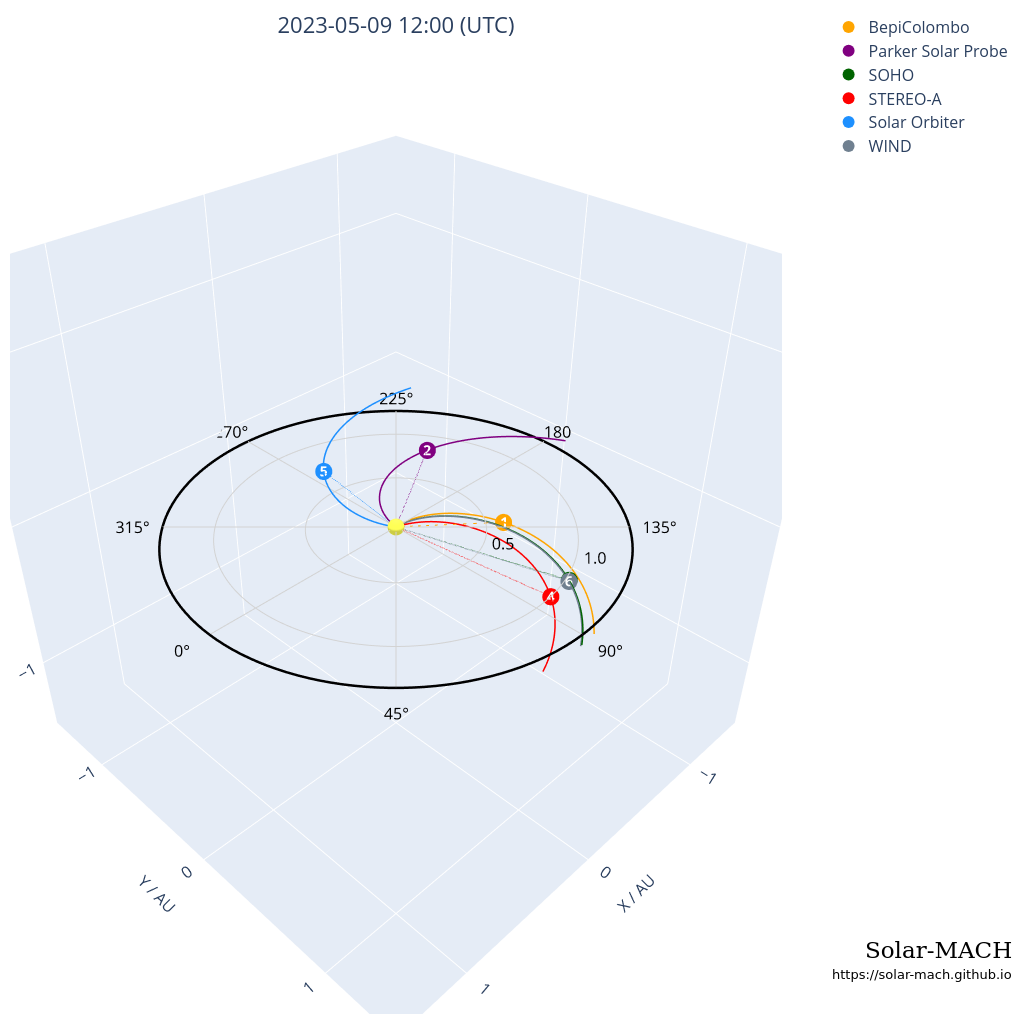

Notebook cell for this chart:
### Code cell
# create 3d plot
sm.plot_3d(plot_spirals=True,
           plot_sun_body_line=True,
           plot_vertical_line=False,
           markers='numbers',
           plot_equatorial_plane=True,
           plot_3d_grid=True,
           )

### Figure 1 — Plotly figure (JSON) as saved in the notebook; plotly's stock layout.template omitted (floating-point values rounded to 4 significant figures; data arrays with more than 128 entries replaced by an {"elided": "..."} marker saying what was removed)
{"data": [{"colorscale": [[0, "#ffff55"], [1, "#ffff55"]], "name": "Sun", "showscale": false, "type": "surface", "x": {"elided": "100x100 float values"}, "y": {"elided": "100x100 float values"}, "z": {"elided": "100x100 float values"}}, {"line": {"color": "orange", "width": 3}, "mode": "lines", "name": "BepiColombo magnetic field line", "showlegend": false, "type": "scatter3d", "x": {"elided": "1284 float values"}, "y": {"elided": "1284 float values"}, "z": {"elided": "1284 float values"}}, {"line": {"color": "orange", "dash": "dot"}, "mode": "lines", "name": "BepiColombo direct line", "showlegend": false, "type": "scatter3d", "x": [-0.008063, -0.4913], "y": [0.005914, 0.3603], "z": [0.0001, -0.03257]}, {"marker": {"color": "orange", "size": 10, "symbol": "circle"}, "mode": "markers+text", "name": "BepiColombo", "text": ["<b>1</b>"], "textfont": {"color": "white", "size": 14}, "textposition": "middle center", "type": "scatter3d", "x": [-0.4913], "y": [0.3603], "z": [-0.03257]}, {"line": {"color": "purple", "width": 3}, "mode": "lines", "name": "Parker Solar Probe magnetic field line", "showlegend": false, "type": "scatter3d", "x": {"elided": "1284 float values"}, "y": {"elided": "1284 float values"}, "z": {"elided": "1284 float values"}}, {"line": {"color": "purple", "dash": "dot"}, "mode": "lines", "name": "Parker Solar Probe direct line", "showlegend": false, "type": "scatter3d", "x": [-0.008605, -0.6493], "y": [-0.005094, -0.3844], "z": [0.0001, 0.0487]}, {"marker": {"color": "purple", "size": 10, "symbol": "circle"}, "mode": "markers+text", "name": "Parker Solar Probe", "text": ["<b>2</b>"], "textfont": {"color": "white", "size": 14}, "textposition": "middle center", "type": "scatter3d", "x": [-0.6493], "y": [-0.3844], "z": [0.0487]}, {"line": {"color": "darkgreen", "width": 3}, "mode": "lines", "name": "SOHO magnetic field line", "showlegend": false, "type": "scatter3d", "x": {"elided": "1284 float values"}, "y": {"elided": "1284 float values"}, "z": {"elided": "1284 float values"}}, {"line": {"color": "darkgreen", "dash": "dot"}, "mode": "lines", "name": "SOHO direct line", "showlegend": false, "type": "scatter3d", "x": [-0.003607, -0.3601], "y": [0.009326, 0.9311], "z": [0.0001, -0.05779]}, {"marker": {"color": "darkgreen", "size": 10, "symbol": "circle"}, "mode": "markers+text", "name": "SOHO", "text": ["<b>3</b>"], "textfont": {"color": "white", "size": 14}, "textposition": "middle center", "type": "scatter3d", "x": [-0.3601], "y": [0.9311], "z": [-0.05779]}, {"line": {"color": "red", "width": 3}, "mode": "lines", "name": "STEREO-A magnetic field line", "showlegend": false, "type": "scatter3d", "x": {"elided": "1284 float values"}, "y": {"elided": "1284 float values"}, "z": {"elided": "1284 float values"}}, {"line": {"color": "red", "dash": "dot"}, "mode": "lines", "name": "STEREO-A direct line", "showlegend": false, "type": "scatter3d", "x": [-0.002062, -0.1979], "y": [0.009785, 0.9388], "z": [0.0001, -0.07199]}, {"marker": {"color": "red", "size": 10, "symbol": "circle"}, "mode": "markers+text", "name": "STEREO-A", "text": ["<b>4</b>"], "textfont": {"color": "white", "size": 14}, "textposition": "middle center", "type": "scatter3d", "x": [-0.1979], "y": [0.9388], "z": [-0.07199]}, {"line": {"color": "dodgerblue", "width": 3}, "mode": "lines", "name": "Solar Orbiter magnetic field line", "showlegend": false, "type": "scatter3d", "x": {"elided": "1284 float values"}, "y": {"elided": "1284 float values"}, "z": {"elided": "1284 float values"}}, {"line": {"color": "dodgerblue", "dash": "dot"}, "mode": "lines", "name": "Solar Orbiter direct line", "showlegend": false, "type": "scatter3d", "x": [-0.0002456, -0.01494], "y": [-0.009996, -0.6079], "z": [0.0001, 0.08429]}, {"marker": {"color": "dodgerblue", "size": 10, "symbol": "circle"}, "mode": "markers+text", "name": "Solar Orbiter", "text": ["<b>5</b>"], "textfont": {"color": "white", "size": 14}, "textposition": "middle center", "type": "scatter3d", "x": [-0.01494], "y": [-0.6079], "z": [0.08429]}, {"line": {"color": "slategray", "width": 3}, "mode": "lines", "name": "WIND magnetic field line", "showlegend": false, "type": "scatter3d", "x": {"elided": "1284 float values"}, "y": {"elided": "1284 float values"}, "z": {"elided": "1284 float values"}}, {"line": {"color": "slategray", "dash": "dot"}, "mode": "lines", "name": "WIND direct line", "showlegend": false, "type": "scatter3d", "x": [-0.003533, -0.3529], "y": [0.009355, 0.9345], "z": [0.0001, -0.05885]}, {"marker": {"color": "slategray", "size": 10, "symbol": "circle"}, "mode": "markers+text", "name": "WIND", "text": ["<b>6</b>"], "textfont": {"color": "white", "size": 14}, "textposition": "middle center", "type": "scatter3d", "x": [-0.3529], "y": [0.9345], "z": [-0.05885]}, {"line": {"color": "black", "width": 5}, "mode": "lines", "showlegend": false, "type": "scatter3d", "x": {"elided": "150 float values"}, "y": {"elided": "150 float values"}, "z": {"elided": "150 float values"}}, {"line": {"color": "lightgray"}, "mode": "lines", "showlegend": false, "type": "scatter3d", "x": {"elided": "150 float values"}, "y": {"elided": "150 float values"}, "z": {"elided": "150 float values"}}, {"marker": {"color": "red", "size": 1, "symbol": "circle"}, "mode": "text", "showlegend": false, "text": ["0.5"], "textfont": {"color": "black", "size": 16}, "textposition": "middle center", "type": "scatter3d", "x": [-0.3], "y": [0.5196], "z": [0.0]}, {"line": {"color": "lightgray"}, "mode": "lines", "showlegend": false, "type": "scatter3d", "x": {"elided": "150 float values"}, "y": {"elided": "150 float values"}, "z": {"elided": "150 float values"}}, {"marker": {"color": "red", "size": 1, "symbol": "circle"}, "mode": "text", "showlegend": false, "text": ["1.0"], "textfont": {"color": "black", "size": 16}, "textposition": "middle center", "type": "scatter3d", "x": [-0.55], "y": [0.9526], "z": [0.0]}, {"line": {"color": "lightgray"}, "mode": "lines", "showlegend": false, "type": "scatter3d", "x": [0.01, 1.291], "y": [0.0, 0.0], "z": [0.0, 0.0]}, {"marker": {"color": "red", "size": 1, "symbol": "circle"}, "mode": "text", "showlegend": false, "text": ["0°"], "textfont": {"color": "black", "size": 16}, "textposition": "middle center", "type": "scatter3d", "x": [1.457], "y": [0], "z": [0]}, {"line": {"color": "lightgray"}, "mode": "lines", "showlegend": false, "type": "scatter3d", "x": [0.007071, 0.9126], "y": [0.007071, 0.9126], "z": [0.0, 0.0]}, {"marker": {"color": "red", "size": 1, "symbol": "circle"}, "mode": "text", "showlegend": false, "text": ["45°"], "textfont": {"color": "black", "size": 16}, "textposition": "middle center", "type": "scatter3d", "x": [1.03], "y": [1.03], "z": [0]}, {"line": {"color": "lightgray"}, "mode": "lines", "showlegend": false, "type": "scatter3d", "x": [6.123e-19, 7.903e-17], "y": [0.01, 1.291], "z": [0.0, 0.0]}, {"marker": {"color": "red", "size": 1, "symbol": "circle"}, "mode": "text", "showlegend": false, "text": ["90°"], "textfont": {"color": "black", "size": 16}, "textposition": "middle center", "type": "scatter3d", "x": [8.924e-17], "y": [1.457], "z": [0]}, {"line": {"color": "lightgray"}, "mode": "lines", "showlegend": false, "type": "scatter3d", "x": [-0.007071, -0.9126], "y": [0.007071, 0.9126], "z": [0.0, 0.0]}, {"marker": {"color": "red", "size": 1, "symbol": "circle"}, "mode": "text", "showlegend": false, "text": ["135°"], "textfont": {"color": "black", "size": 16}, "textposition": "middle center", "type": "scatter3d", "x": [-1.03], "y": [1.03], "z": [0]}, {"line": {"color": "lightgray"}, "mode": "lines", "showlegend": false, "type": "scatter3d", "x": [-0.01, -1.291], "y": [1.225e-18, 1.581e-16], "z": [0.0, 0.0]}, {"marker": {"color": "red", "size": 1, "symbol": "circle"}, "mode": "text", "showlegend": false, "text": ["180°"], "textfont": {"color": "black", "size": 16}, "textposition": "middle center", "type": "scatter3d", "x": [-1.457], "y": [1.785e-16], "z": [0]}, {"line": {"color": "lightgray"}, "mode": "lines", "showlegend": false, "type": "scatter3d", "x": [-0.007071, -0.9126], "y": [-0.007071, -0.9126], "z": [0.0, 0.0]}, {"marker": {"color": "red", "size": 1, "symbol": "circle"}, "mode": "text", "showlegend": false, "text": ["225°"], "textfont": {"color": "black", "size": 16}, "textposition": "middle center", "type": "scatter3d", "x": [-1.03], "y": [-1.03], "z": [0]}, {"line": {"color": "lightgray"}, "mode": "lines", "showlegend": false, "type": "scatter3d", "x": [-1.837e-18, -2.371e-16], "y": [-0.01, -1.291], "z": [0.0, 0.0]}, {"marker": {"color": "red", "size": 1, "symbol": "circle"}, "mode": "text", "showlegend": false, "text": ["270°"], "textfont": {"color": "black", "size": 16}, "textposition": "middle center", "type": "scatter3d", "x": [-2.677e-16], "y": [-1.457], "z": [0]}, {"line": {"color": "lightgray"}, "mode": "lines", "showlegend": false, "type": "scatter3d", "x": [0.007071, 0.9126], "y": [-0.007071, -0.9126], "z": [0.0, 0.0]}, {"marker": {"color": "red", "size": 1, "symbol": "circle"}, "mode": "text", "showlegend": false, "text": ["315°"], "textfont": {"color": "black", "size": 16}, "textposition": "middle center", "type": "scatter3d", "x": [1.03], "y": [-1.03], "z": [0]}], "layout": {"annotations": [{"font": {"color": "black", "family": "DejaVu Serif", "size": 23}, "showarrow": false, "text": "Solar-MACH", "x": 1.3, "xanchor": "right", "xref": "paper", "y": 0.05, "yanchor": "bottom", "yref": "paper"}, {"font": {"color": "black", "family": "DejaVu Sans", "size": 13}, "showarrow": false, "text": "https://solar-mach.github.io", "x": 1.3, "xanchor": "right", "xref": "paper", "y": 0.05, "yanchor": "top", "yref": "paper"}], "height": 1024, "legend": {"font": {"size": 16}, "itemsizing": "constant", "x": 1.3, "xanchor": "right", "xref": "paper", "y": 1, "yanchor": "top", "yref": "paper"}, "margin": {"b": 10, "l": 10, "r": 20, "t": 10}, "scene": {"aspectmode": "cube", "xaxis": {"nticks": 4, "range": [-1.501, 1.501], "tickfont": {"size": 14, "weight": 500}, "title": {"font": {"size": 16, "weight": 500}, "text": "X / AU"}}, "yaxis": {"nticks": 4, "range": [-1.501, 1.501], "tickfont": {"size": 14, "weight": 500}, "title": {"font": {"size": 16, "weight": 500}, "text": "Y / AU"}}, "zaxis": {"nticks": 4, "range": [-1.501, 1.501], "tickfont": {"size": 14, "weight": 500}, "title": {"font": {"size": 16, "weight": 500}, "text": "Z / AU"}}}, "title": {"automargin": true, "font": {"size": 22, "weight": "normal"}, "text": "2023-05-09 12:00 (UTC)", "x": 0.5, "xanchor": "center", "xref": "paper", "yref": "paper"}, "width": 1024}}
